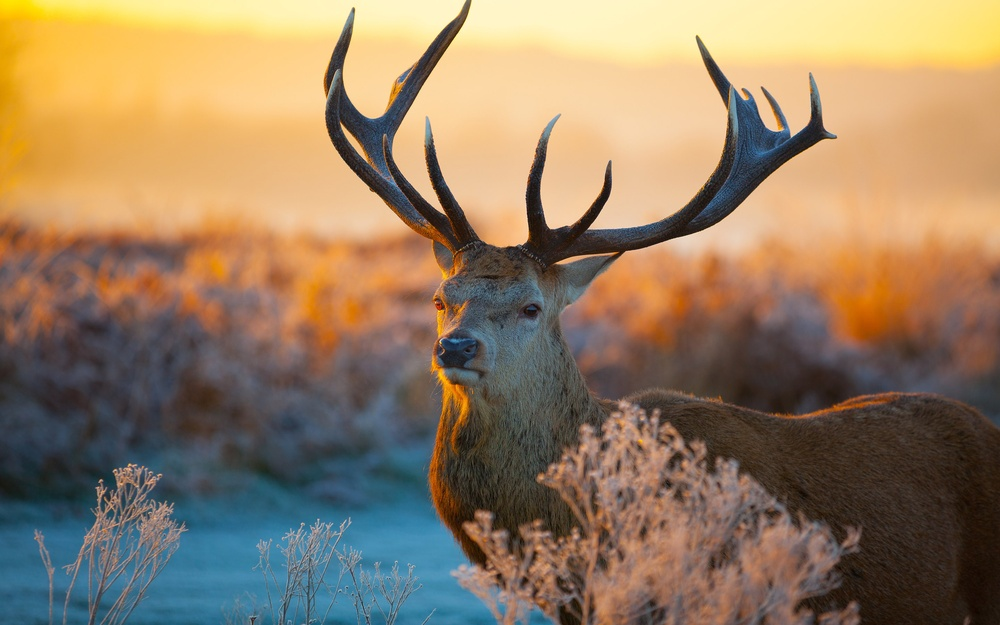
#> input picture Photos/deer.jpg, 1000 x 625 px, shrunk from 2880 x 1800 before the run
$ python colorSpace.py
#> lines starting #> are read from the running program, lines starting #| are printed output that depends on the picture
"""
Color spaces:
are various models and systems used to represent and interpret colors. Different color spaces provide different ways
to describe and manipulate the colors in an image.

Some common color spaces:
- BGR (Blue, Green, Red): default color model used by OpenCV
- RGB (Red, Green, Blue): outside opencv, default mode is RGB
- GRAY (Grayscale): many color can be converted to each other, except, gray can't convert to HSV
- HSV (Hue, Saturation, Value)
- YCrCb (Luma, Chroma Blue, Chroma Red)
- YCrCb (Luma, Chroma Blue, Chroma Red)
"""

import cv2 as cv
import matplotlib.pyplot as plt

img = cv.imread('Photos/deer.jpg')
#> img is the input picture: shape (625, 1000, 3); mean B, G, R 98, 125.2, 148.1
cv.imshow('window', img)

#*************** BGR to grayscale ************#
grayscale = cv.cvtColor(img, cv.COLOR_BGR2GRAY) # BGR is a default color model used by OpenCV, while outside of opencv,
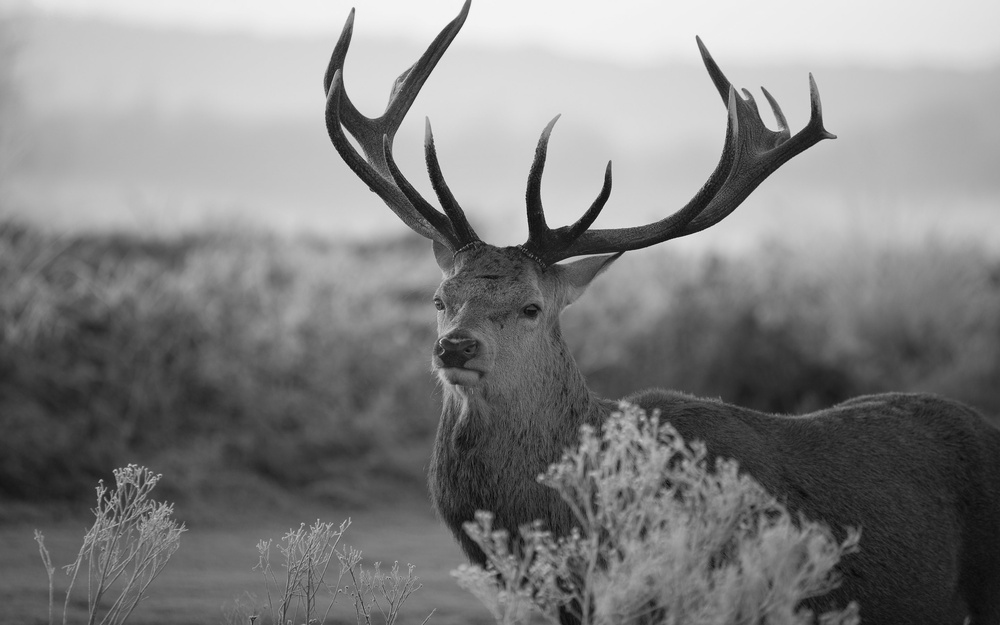
#> grayscale: shape (625, 1000); min 7, max 248, mean 129
                                            #RGB is the default color model
cv.imshow('GrayWin', grayscale)


#*************** HSV: represent colors that is more intuitive for human perception ************#
hsv = cv.cvtColor(img, cv.COLOR_BGR2HSV)
#> hsv: shape (625, 1000, 3); mean H, S, V 39.7, 107.3, 158.1
cv.imshow('hsvWin', hsv)


#*************** LAB, aka. L*A*B ************#
lab = cv.cvtColor(img, cv.COLOR_BGR2LAB) # BGR is a default color model used by OpenCV
#> lab: shape (625, 1000, 3); mean of channels 0, 1, 2 135.9, 134.5, 145.3
cv.imshow('LABWin', lab)


#*************** RGB: a default color model outside opencv ************#
# let's use matplotlib to test a color model outside opencv
#///// print(dir(plt))
#///// plt.imshow(img)
#///// plt.show()


#*************** convert BGR to RGB using opencv method ************#
bgr2rgb = cv.cvtColor(img, cv.COLOR_BGR2RGB)
cv.imshow('bgr2rgb',bgr2rgb)
# compare with using matplotlib method. Since in plt, default is RGB (which is converted internally from BGR), now I pass in
# a RGB, but internaly it still apply RGB technique again, hence it invert the RGB to BGR
plt.imshow(bgr2rgb)
plt.show()

cv.waitKey(0)

$ run again, with Photos/cat.jpg copied over Photos/deer.jpg
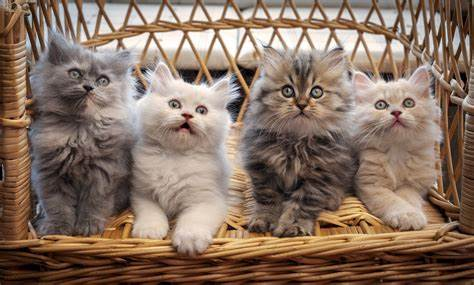
#> input picture Photos/cat.jpg, 474 x 285 px
#> img is the input picture: shape (285, 474, 3); mean B, G, R 98.4, 113.5, 136
#> `grayscale = cv.cvtColor(img, cv.COLOR_BGR2GRAY)`:
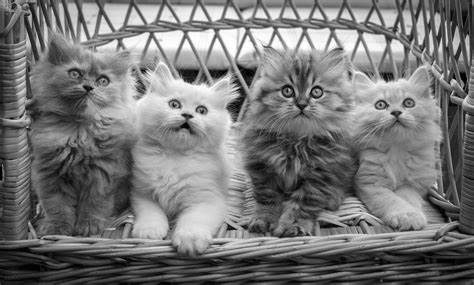
#> grayscale: shape (285, 474); min 0, max 255, mean 118.5
#> hsv: shape (285, 474, 3); mean H, S, V 22.4, 86.3, 136.4
#> lab: shape (285, 474, 3); mean of channels 0, 1, 2 124.3, 135.1, 140

$ run again, with Photos/fox.jpg copied over Photos/deer.jpg
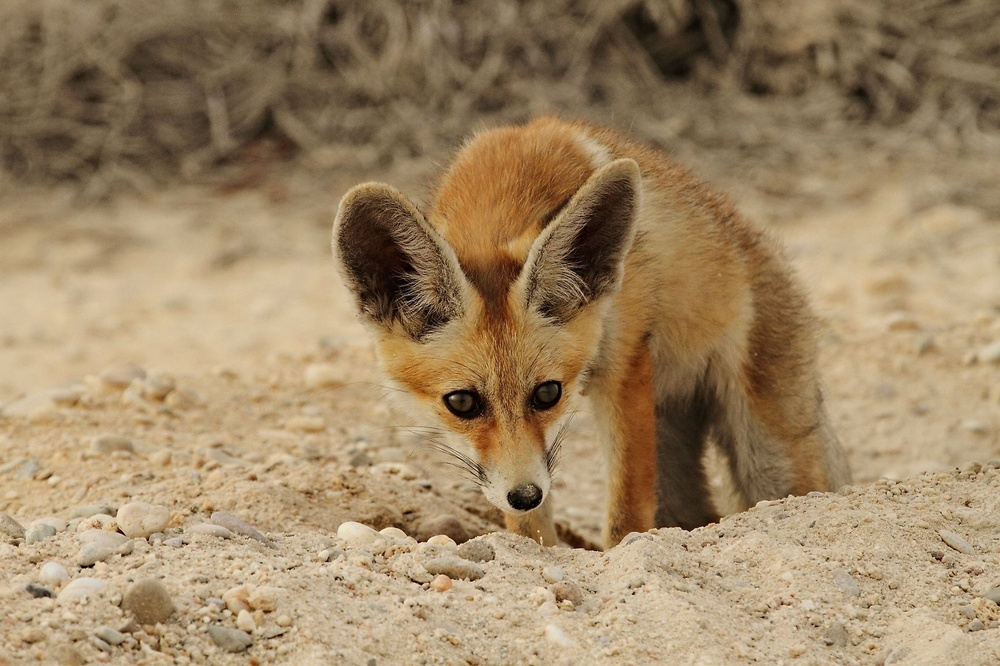
#> input picture Photos/fox.jpg, 1000 x 666 px, shrunk from 2200 x 1466 before the run
#> img is the input picture: shape (666, 1000, 3); mean B, G, R 101.1, 134, 157.9
#> `grayscale = cv.cvtColor(img, cv.COLOR_BGR2GRAY)`:
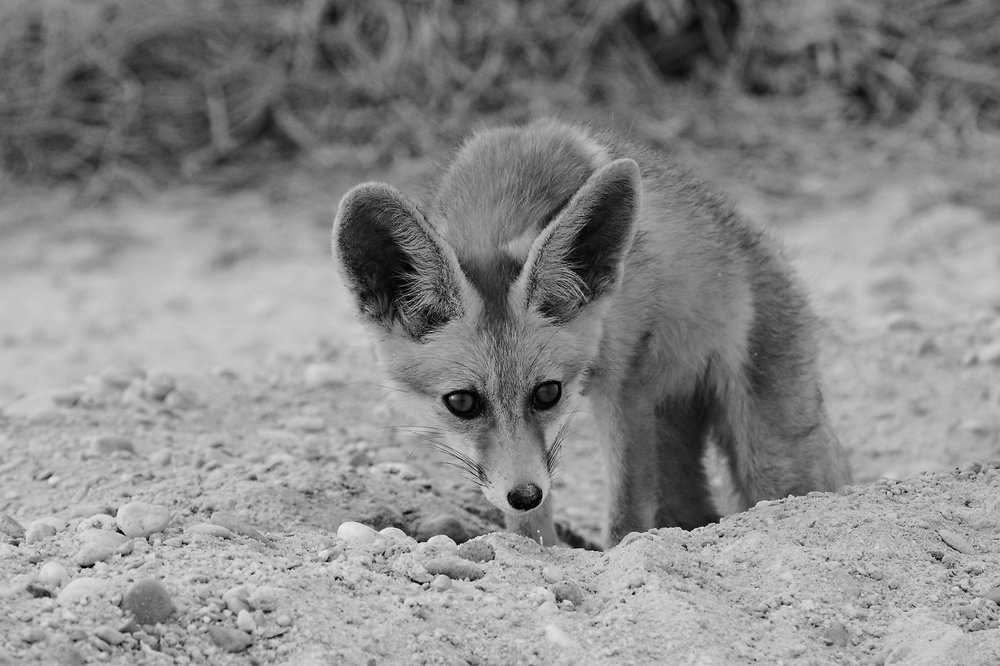
#> grayscale: shape (666, 1000); min 0, max 242, mean 137.4
#> hsv: shape (666, 1000, 3); mean H, S, V 17.4, 98, 157.9
#> lab: shape (666, 1000, 3); mean of channels 0, 1, 2 145, 132.5, 149.2

$ run again, with Photos/leopard.jpg copied over Photos/deer.jpg
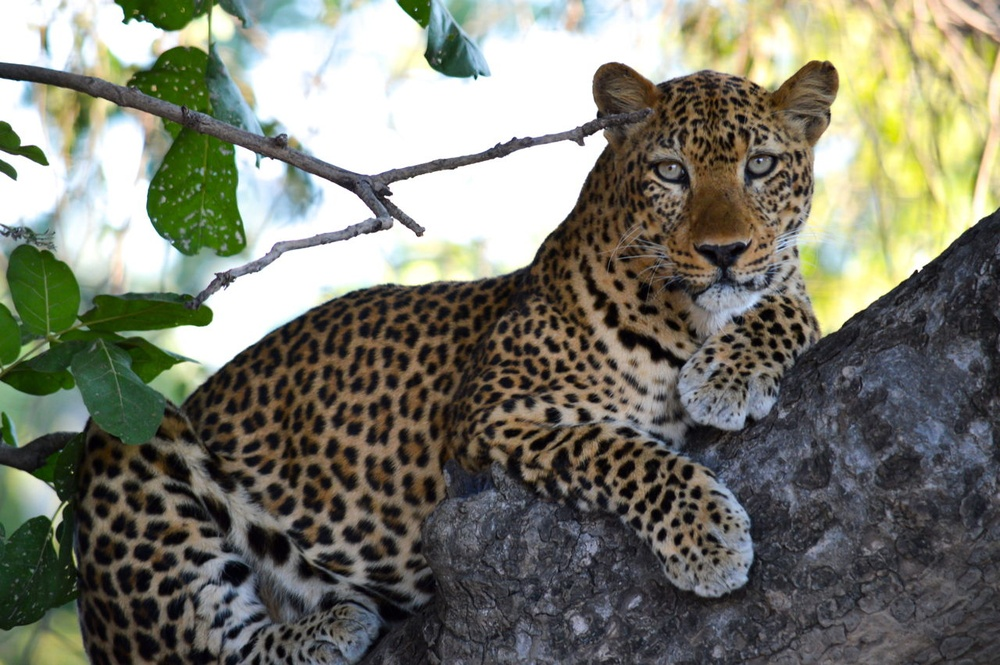
#> input picture Photos/leopard.jpg, 1000 x 665 px, shrunk from 1280 x 851 before the run
#> img is the input picture: shape (665, 1000, 3); mean B, G, R 108.8, 121.7, 121.1
#> `grayscale = cv.cvtColor(img, cv.COLOR_BGR2GRAY)`:
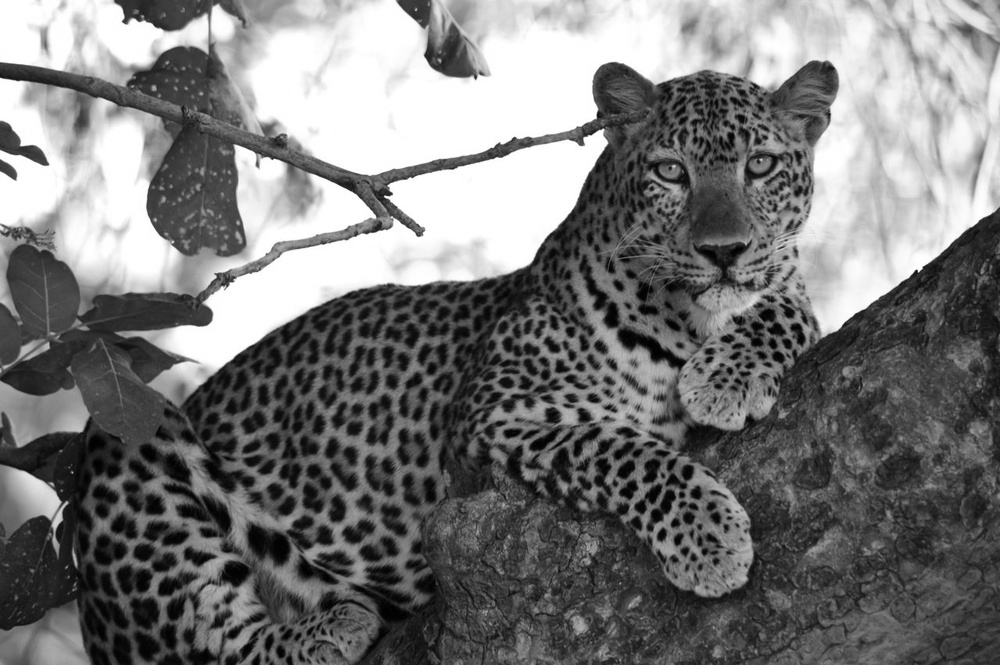
#> grayscale: shape (665, 1000); min 0, max 255, mean 120.1
#> hsv: shape (665, 1000, 3); mean H, S, V 61, 62.6, 129
#> lab: shape (665, 1000, 3); mean of channels 0, 1, 2 125.1, 126.1, 134.8
